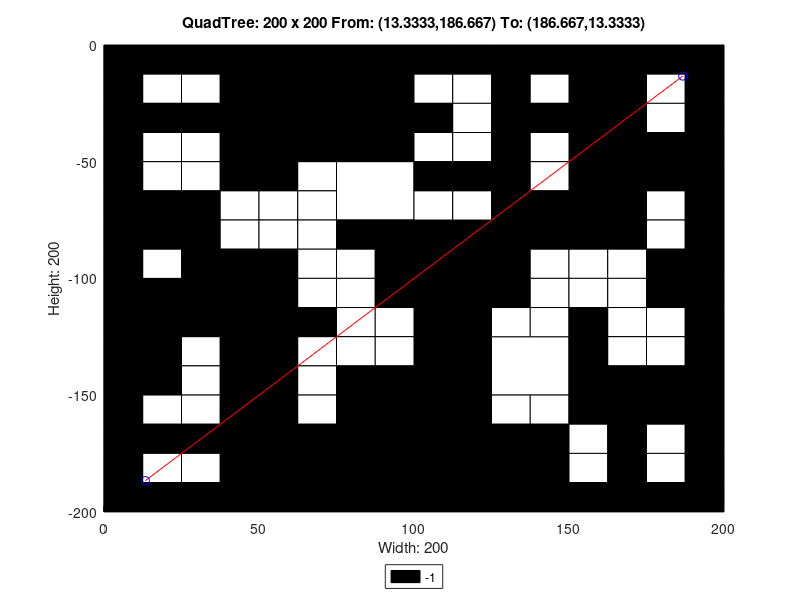

This figure's MATLAB source:
axis([0 200 -200 0]);
title('QuadTree: 200 x 200 From: (13.3333,186.667) To: (186.667,13.3333)');
xlabel('Width: 200');
ylabel('Height: 200');
rectangle('Position',[50 -50 50 50], 'FaceColor',[0 0 0]);
rectangle('Position',[75 -75 25 25], 'FaceColor',[1 1 1]);
rectangle('Position',[150 -25 25 25], 'FaceColor',[0 0 0]);
rectangle('Position',[150 -50 25 25], 'FaceColor',[0 0 0]);
rectangle('Position',[100 -100 25 25], 'FaceColor',[0 0 0]);
rectangle('Position',[150 -75 25 25], 'FaceColor',[0 0 0]);
rectangle('Position',[0 -125 25 25], 'FaceColor',[0 0 0]);
rectangle('Position',[25 -125 25 25], 'FaceColor',[0 0 0]);
rectangle('Position',[0 -150 25 25], 'FaceColor',[0 0 0]);
rectangle('Position',[75 -175 25 25], 'FaceColor',[0 0 0]);
rectangle('Position',[50 -200 25 25], 'FaceColor',[0 0 0]);
rectangle('Position',[75 -200 25 25], 'FaceColor',[0 0 0]);
rectangle('Position',[100 -125 25 25], 'FaceColor',[0 0 0]);
rectangle('Position',[100 -150 25 25], 'FaceColor',[0 0 0]);
rectangle('Position',[125 -150 25 25], 'FaceColor',[1 1 1]);
rectangle('Position',[100 -175 25 25], 'FaceColor',[0 0 0]);
rectangle('Position',[100 -200 25 25], 'FaceColor',[0 0 0]);
rectangle('Position',[125 -200 25 25], 'FaceColor',[0 0 0]);
rectangle('Position',[0 -12.5 12.5 12.5], 'FaceColor',[0 0 0]);
rectangle('Position',[12.5 -12.5 12.5 12.5], 'FaceColor',[0 0 0]);
rectangle('Position',[0 -25 12.5 12.5], 'FaceColor',[0 0 0]);
rectangle('Position',[12.5 -25 12.5 12.5], 'FaceColor',[1 1 1]);
rectangle('Position',[25 -12.5 12.5 12.5], 'FaceColor',[0 0 0]);
rectangle('Position',[37.5 -12.5 12.5 12.5], 'FaceColor',[0 0 0]);
rectangle('Position',[25 -25 12.5 12.5], 'FaceColor',[1 1 1]);
rectangle('Position',[37.5 -25 12.5 12.5], 'FaceColor',[0 0 0]);
rectangle('Position',[0 -37.5 12.5 12.5], 'FaceColor',[0 0 0]);
rectangle('Position',[12.5 -37.5 12.5 12.5], 'FaceColor',[0 0 0]);
rectangle('Position',[0 -50 12.5 12.5], 'FaceColor',[0 0 0]);
rectangle('Position',[12.5 -50 12.5 12.5], 'FaceColor',[1 1 1]);
rectangle('Position',[25 -37.5 12.5 12.5], 'FaceColor',[0 0 0]);
rectangle('Position',[37.5 -37.5 12.5 12.5], 'FaceColor',[0 0 0]);
rectangle('Position',[25 -50 12.5 12.5], 'FaceColor',[1 1 1]);
rectangle('Position',[37.5 -50 12.5 12.5], 'FaceColor',[0 0 0]);
rectangle('Position',[0 -62.5 12.5 12.5], 'FaceColor',[0 0 0]);
rectangle('Position',[12.5 -62.5 12.5 12.5], 'FaceColor',[1 1 1]);
rectangle('Position',[0 -75 12.5 12.5], 'FaceColor',[0 0 0]);
rectangle('Position',[12.5 -75 12.5 12.5], 'FaceColor',[0 0 0]);
rectangle('Position',[25 -62.5 12.5 12.5], 'FaceColor',[1 1 1]);
rectangle('Position',[37.5 -62.5 12.5 12.5], 'FaceColor',[0 0 0]);
rectangle('Position',[25 -75 12.5 12.5], 'FaceColor',[0 0 0]);
rectangle('Position',[37.5 -75 12.5 12.5], 'FaceColor',[1 1 1]);
rectangle('Position',[0 -87.5 12.5 12.5], 'FaceColor',[0 0 0]);
rectangle('Position',[12.5 -87.5 12.5 12.5], 'FaceColor',[0 0 0]);
rectangle('Position',[0 -100 12.5 12.5], 'FaceColor',[0 0 0]);
rectangle('Position',[12.5 -100 12.5 12.5], 'FaceColor',[1 1 1]);
rectangle('Position',[25 -87.5 12.5 12.5], 'FaceColor',[0 0 0]);
rectangle('Position',[37.5 -87.5 12.5 12.5], 'FaceColor',[1 1 1]);
rectangle('Position',[25 -100 12.5 12.5], 'FaceColor',[0 0 0]);
rectangle('Position',[37.5 -100 12.5 12.5], 'FaceColor',[0 0 0]);
rectangle('Position',[50 -62.5 12.5 12.5], 'FaceColor',[0 0 0]);
rectangle('Position',[62.5 -62.5 12.5 12.5], 'FaceColor',[1 1 1]);
rectangle('Position',[50 -75 12.5 12.5], 'FaceColor',[1 1 1]);
rectangle('Position',[62.5 -75 12.5 12.5], 'FaceColor',[1 1 1]);
rectangle('Position',[50 -87.5 12.5 12.5], 'FaceColor',[1 1 1]);
rectangle('Position',[62.5 -87.5 12.5 12.5], 'FaceColor',[1 1 1]);
rectangle('Position',[50 -100 12.5 12.5], 'FaceColor',[0 0 0]);
rectangle('Position',[62.5 -100 12.5 12.5], 'FaceColor',[1 1 1]);
rectangle('Position',[75 -87.5 12.5 12.5], 'FaceColor',[0 0 0]);
rectangle('Position',[87.5 -87.5 12.5 12.5], 'FaceColor',[0 0 0]);
rectangle('Position',[75 -100 12.5 12.5], 'FaceColor',[1 1 1]);
rectangle('Position',[87.5 -100 12.5 12.5], 'FaceColor',[0 0 0]);
rectangle('Position',[100 -12.5 12.5 12.5], 'FaceColor',[0 0 0]);
rectangle('Position',[112.5 -12.5 12.5 12.5], 'FaceColor',[0 0 0]);
rectangle('Position',[100 -25 12.5 12.5], 'FaceColor',[1 1 1]);
rectangle('Position',[112.5 -25 12.5 12.5], 'FaceColor',[1 1 1]);
rectangle('Position',[125 -12.5 12.5 12.5], 'FaceColor',[0 0 0]);
rectangle('Position',[137.5 -12.5 12.5 12.5], 'FaceColor',[0 0 0]);
rectangle('Position',[125 -25 12.5 12.5], 'FaceColor',[0 0 0]);
rectangle('Position',[137.5 -25 12.5 12.5], 'FaceColor',[1 1 1]);
rectangle('Position',[100 -37.5 12.5 12.5], 'FaceColor',[0 0 0]);
rectangle('Position',[112.5 -37.5 12.5 12.5], 'FaceColor',[1 1 1]);
rectangle('Position',[100 -50 12.5 12.5], 'FaceColor',[1 1 1]);
rectangle('Position',[112.5 -50 12.5 12.5], 'FaceColor',[1 1 1]);
rectangle('Position',[125 -37.5 12.5 12.5], 'FaceColor',[0 0 0]);
rectangle('Position',[137.5 -37.5 12.5 12.5], 'FaceColor',[0 0 0]);
rectangle('Position',[125 -50 12.5 12.5], 'FaceColor',[0 0 0]);
rectangle('Position',[137.5 -50 12.5 12.5], 'FaceColor',[1 1 1]);
rectangle('Position',[175 -12.5 12.5 12.5], 'FaceColor',[0 0 0]);
rectangle('Position',[187.5 -12.5 12.5 12.5], 'FaceColor',[0 0 0]);
rectangle('Position',[175 -25 12.5 12.5], 'FaceColor',[1 1 1]);
rectangle('Position',[187.5 -25 12.5 12.5], 'FaceColor',[0 0 0]);
rectangle('Position',[175 -37.5 12.5 12.5], 'FaceColor',[1 1 1]);
rectangle('Position',[187.5 -37.5 12.5 12.5], 'FaceColor',[0 0 0]);
rectangle('Position',[175 -50 12.5 12.5], 'FaceColor',[0 0 0]);
rectangle('Position',[187.5 -50 12.5 12.5], 'FaceColor',[0 0 0]);
rectangle('Position',[100 -62.5 12.5 12.5], 'FaceColor',[0 0 0]);
rectangle('Position',[112.5 -62.5 12.5 12.5], 'FaceColor',[0 0 0]);
rectangle('Position',[100 -75 12.5 12.5], 'FaceColor',[1 1 1]);
rectangle('Position',[112.5 -75 12.5 12.5], 'FaceColor',[1 1 1]);
rectangle('Position',[125 -62.5 12.5 12.5], 'FaceColor',[0 0 0]);
rectangle('Position',[137.5 -62.5 12.5 12.5], 'FaceColor',[1 1 1]);
rectangle('Position',[125 -75 12.5 12.5], 'FaceColor',[0 0 0]);
rectangle('Position',[137.5 -75 12.5 12.5], 'FaceColor',[0 0 0]);
rectangle('Position',[125 -87.5 12.5 12.5], 'FaceColor',[0 0 0]);
rectangle('Position',[137.5 -87.5 12.5 12.5], 'FaceColor',[0 0 0]);
rectangle('Position',[125 -100 12.5 12.5], 'FaceColor',[0 0 0]);
rectangle('Position',[137.5 -100 12.5 12.5], 'FaceColor',[1 1 1]);
rectangle('Position',[175 -62.5 12.5 12.5], 'FaceColor',[0 0 0]);
rectangle('Position',[187.5 -62.5 12.5 12.5], 'FaceColor',[0 0 0]);
rectangle('Position',[175 -75 12.5 12.5], 'FaceColor',[1 1 1]);
rectangle('Position',[187.5 -75 12.5 12.5], 'FaceColor',[0 0 0]);
rectangle('Position',[150 -87.5 12.5 12.5], 'FaceColor',[0 0 0]);
rectangle('Position',[162.5 -87.5 12.5 12.5], 'FaceColor',[0 0 0]);
rectangle('Position',[150 -100 12.5 12.5], 'FaceColor',[1 1 1]);
rectangle('Position',[162.5 -100 12.5 12.5], 'FaceColor',[1 1 1]);
rectangle('Position',[175 -87.5 12.5 12.5], 'FaceColor',[1 1 1]);
rectangle('Position',[187.5 -87.5 12.5 12.5], 'FaceColor',[0 0 0]);
rectangle('Position',[175 -100 12.5 12.5], 'FaceColor',[0 0 0]);
rectangle('Position',[187.5 -100 12.5 12.5], 'FaceColor',[0 0 0]);
rectangle('Position',[25 -137.5 12.5 12.5], 'FaceColor',[1 1 1]);
rectangle('Position',[37.5 -137.5 12.5 12.5], 'FaceColor',[0 0 0]);
rectangle('Position',[25 -150 12.5 12.5], 'FaceColor',[1 1 1]);
rectangle('Position',[37.5 -150 12.5 12.5], 'FaceColor',[0 0 0]);
rectangle('Position',[50 -112.5 12.5 12.5], 'FaceColor',[0 0 0]);
rectangle('Position',[62.5 -112.5 12.5 12.5], 'FaceColor',[1 1 1]);
rectangle('Position',[50 -125 12.5 12.5], 'FaceColor',[0 0 0]);
rectangle('Position',[62.5 -125 12.5 12.5], 'FaceColor',[0 0 0]);
rectangle('Position',[75 -112.5 12.5 12.5], 'FaceColor',[1 1 1]);
rectangle('Position',[87.5 -112.5 12.5 12.5], 'FaceColor',[0 0 0]);
rectangle('Position',[75 -125 12.5 12.5], 'FaceColor',[1 1 1]);
rectangle('Position',[87.5 -125 12.5 12.5], 'FaceColor',[1 1 1]);
rectangle('Position',[50 -137.5 12.5 12.5], 'FaceColor',[0 0 0]);
rectangle('Position',[62.5 -137.5 12.5 12.5], 'FaceColor',[1 1 1]);
rectangle('Position',[50 -150 12.5 12.5], 'FaceColor',[0 0 0]);
rectangle('Position',[62.5 -150 12.5 12.5], 'FaceColor',[1 1 1]);
rectangle('Position',[75 -137.5 12.5 12.5], 'FaceColor',[1 1 1]);
rectangle('Position',[87.5 -137.5 12.5 12.5], 'FaceColor',[1 1 1]);
rectangle('Position',[75 -150 12.5 12.5], 'FaceColor',[0 0 0]);
rectangle('Position',[87.5 -150 12.5 12.5], 'FaceColor',[0 0 0]);
rectangle('Position',[0 -162.5 12.5 12.5], 'FaceColor',[0 0 0]);
rectangle('Position',[12.5 -162.5 12.5 12.5], 'FaceColor',[1 1 1]);
rectangle('Position',[0 -175 12.5 12.5], 'FaceColor',[0 0 0]);
rectangle('Position',[12.5 -175 12.5 12.5], 'FaceColor',[0 0 0]);
rectangle('Position',[25 -162.5 12.5 12.5], 'FaceColor',[1 1 1]);
rectangle('Position',[37.5 -162.5 12.5 12.5], 'FaceColor',[0 0 0]);
rectangle('Position',[25 -175 12.5 12.5], 'FaceColor',[0 0 0]);
rectangle('Position',[37.5 -175 12.5 12.5], 'FaceColor',[0 0 0]);
rectangle('Position',[0 -187.5 12.5 12.5], 'FaceColor',[0 0 0]);
rectangle('Position',[12.5 -187.5 12.5 12.5], 'FaceColor',[1 1 1]);
rectangle('Position',[0 -200 12.5 12.5], 'FaceColor',[0 0 0]);
rectangle('Position',[12.5 -200 12.5 12.5], 'FaceColor',[0 0 0]);
rectangle('Position',[25 -187.5 12.5 12.5], 'FaceColor',[1 1 1]);
rectangle('Position',[37.5 -187.5 12.5 12.5], 'FaceColor',[0 0 0]);
rectangle('Position',[25 -200 12.5 12.5], 'FaceColor',[0 0 0]);
rectangle('Position',[37.5 -200 12.5 12.5], 'FaceColor',[0 0 0]);
rectangle('Position',[50 -162.5 12.5 12.5], 'FaceColor',[0 0 0]);
rectangle('Position',[62.5 -162.5 12.5 12.5], 'FaceColor',[1 1 1]);
rectangle('Position',[50 -175 12.5 12.5], 'FaceColor',[0 0 0]);
rectangle('Position',[62.5 -175 12.5 12.5], 'FaceColor',[0 0 0]);
rectangle('Position',[125 -112.5 12.5 12.5], 'FaceColor',[0 0 0]);
rectangle('Position',[137.5 -112.5 12.5 12.5], 'FaceColor',[1 1 1]);
rectangle('Position',[125 -125 12.5 12.5], 'FaceColor',[1 1 1]);
rectangle('Position',[137.5 -125 12.5 12.5], 'FaceColor',[1 1 1]);
rectangle('Position',[150 -112.5 12.5 12.5], 'FaceColor',[1 1 1]);
rectangle('Position',[162.5 -112.5 12.5 12.5], 'FaceColor',[1 1 1]);
rectangle('Position',[150 -125 12.5 12.5], 'FaceColor',[0 0 0]);
rectangle('Position',[162.5 -125 12.5 12.5], 'FaceColor',[1 1 1]);
rectangle('Position',[175 -112.5 12.5 12.5], 'FaceColor',[0 0 0]);
rectangle('Position',[187.5 -112.5 12.5 12.5], 'FaceColor',[0 0 0]);
rectangle('Position',[175 -125 12.5 12.5], 'FaceColor',[1 1 1]);
rectangle('Position',[187.5 -125 12.5 12.5], 'FaceColor',[0 0 0]);
rectangle('Position',[150 -137.5 12.5 12.5], 'FaceColor',[0 0 0]);
rectangle('Position',[162.5 -137.5 12.5 12.5], 'FaceColor',[1 1 1]);
rectangle('Position',[150 -150 12.5 12.5], 'FaceColor',[0 0 0]);
rectangle('Position',[162.5 -150 12.5 12.5], 'FaceColor',[0 0 0]);
rectangle('Position',[175 -137.5 12.5 12.5], 'FaceColor',[1 1 1]);
rectangle('Position',[187.5 -137.5 12.5 12.5], 'FaceColor',[0 0 0]);
rectangle('Position',[175 -150 12.5 12.5], 'FaceColor',[0 0 0]);
rectangle('Position',[187.5 -150 12.5 12.5], 'FaceColor',[0 0 0]);
rectangle('Position',[125 -162.5 12.5 12.5], 'FaceColor',[1 1 1]);
rectangle('Position',[137.5 -162.5 12.5 12.5], 'FaceColor',[1 1 1]);
rectangle('Position',[125 -175 12.5 12.5], 'FaceColor',[0 0 0]);
rectangle('Position',[137.5 -175 12.5 12.5], 'FaceColor',[0 0 0]);
rectangle('Position',[150 -162.5 12.5 12.5], 'FaceColor',[0 0 0]);
rectangle('Position',[162.5 -162.5 12.5 12.5], 'FaceColor',[0 0 0]);
rectangle('Position',[150 -175 12.5 12.5], 'FaceColor',[1 1 1]);
rectangle('Position',[162.5 -175 12.5 12.5], 'FaceColor',[0 0 0]);
rectangle('Position',[175 -162.5 12.5 12.5], 'FaceColor',[0 0 0]);
rectangle('Position',[187.5 -162.5 12.5 12.5], 'FaceColor',[0 0 0]);
rectangle('Position',[175 -175 12.5 12.5], 'FaceColor',[1 1 1]);
rectangle('Position',[187.5 -175 12.5 12.5], 'FaceColor',[0 0 0]);
rectangle('Position',[150 -187.5 12.5 12.5], 'FaceColor',[1 1 1]);
rectangle('Position',[162.5 -187.5 12.5 12.5], 'FaceColor',[0 0 0]);
rectangle('Position',[150 -200 12.5 12.5], 'FaceColor',[0 0 0]);
rectangle('Position',[162.5 -200 12.5 12.5], 'FaceColor',[0 0 0]);
rectangle('Position',[175 -187.5 12.5 12.5], 'FaceColor',[1 1 1]);
rectangle('Position',[187.5 -187.5 12.5 12.5], 'FaceColor',[0 0 0]);
rectangle('Position',[175 -200 12.5 12.5], 'FaceColor',[0 0 0]);
rectangle('Position',[187.5 -200 12.5 12.5], 'FaceColor',[0 0 0]);
X=[186.667,13.3333];
Y=[-13.3333,-186.667];
hold on;
plot(X,Y,'r');
plot(X,Y,'bo');
legend('-1','Location','southoutside');
